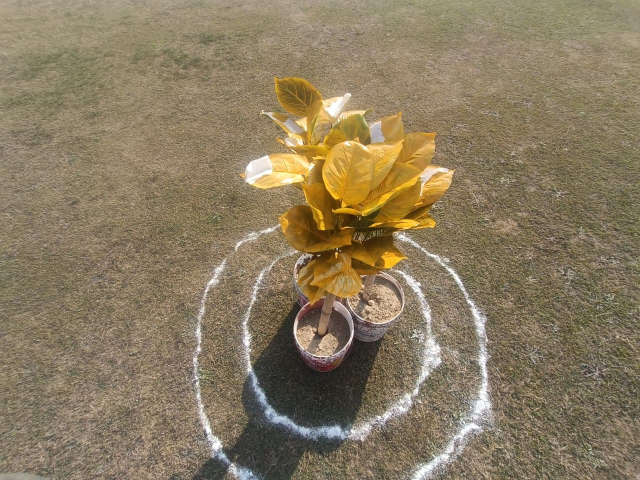
#> input picture scan_drone/image_processing/WhatsApp Image 2026-01-12 at 17.35.58.jpeg, 1280 x 960 px (shown at 1/2 size)
$ python spot_visualizer.py
#> lines starting #> are read from the running program, lines starting #| are printed output that depends on the picture; after the words box and inside, x2 and y2 are one past the last pixel; in counts of white or black regions, pixels touching at a corner belong together
#> in main, image is the input picture: shape (960, 1280, 3); mean B, G, R 96.4, 123.3, 138.1
### scan_drone/image_processing/color_detector.py
import cv2
import numpy as np
from typing import List, Tuple
import logging

# Handle imports for both package and direct execution
# [11 lines that do not run on import are left out]

class ColorDetector:
    """Detects yellow spots in images using HSV color space."""

    def __init__(self, lower_yellow: Tuple[int, int, int] = (20, 15, 200),
                 upper_yellow: Tuple[int, int, int] = (36, 240, 255),
                 min_area: int = 500,
                 max_area: int = 50000000):
        """
        Initialize color detector.

        Args:
            lower_yellow: Lower HSV threshold for yellow detection
            upper_yellow: Upper HSV threshold for yellow detection
            min_area: Minimum contour area to consider as a spot
            max_area: Maximum contour area to consider as a spot
        """
        self.lower_yellow = np.array(lower_yellow)
        self.upper_yellow = np.array(upper_yellow)
        self.min_area = min_area
        self.max_area = max_area
        self.logger = get_logger()

    def detect_yellow_spots(self, image: np.ndarray) -> Tuple[List[Tuple[int, int]], List[np.ndarray], np.ndarray]:
        """
        Detect yellow spots in the image.

        Args:
            image: Input BGR image

        Returns:
            Tuple of (centers, contours, mask)
        """
        try:
            if image is None or image.size == 0:
                self.logger.warning("Empty image received for detection")
                return [], [], np.zeros((100, 100), dtype=np.uint8)

            # Convert to HSV color space
            hsv_image = cv2.cvtColor(image, cv2.COLOR_BGR2HSV)
#> hsv_image: shape (960, 1280, 3); mean H, S, V 22, 78.1, 138.4

            # Create mask for yellow color
            mask = cv2.inRange(hsv_image, self.lower_yellow, self.upper_yellow)
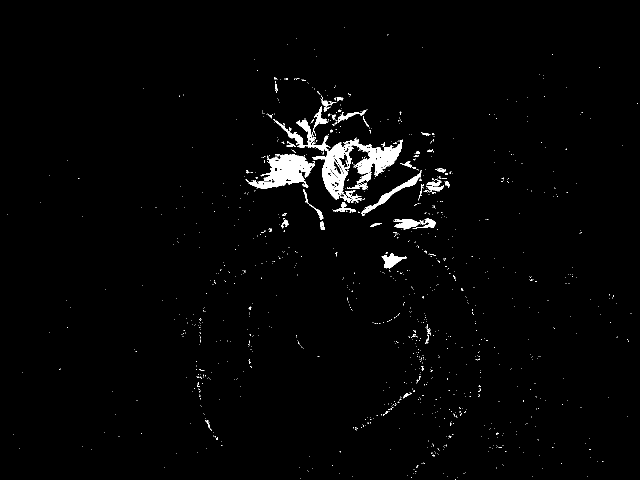
#> mask: shape (960, 1280) (shown at 1/2 size); 1.8% white; 1114 white regions (1069 under 20 px), largest, box (x1, y1, x2, y2) and area: (546, 238, 806, 406) 8713, (491, 308, 630, 378) 4645, (722, 341, 844, 432) 1205

            # Apply morphological operations to clean up mask
            kernel = np.ones((5, 5), np.uint8)
            mask = cv2.morphologyEx(mask, cv2.MORPH_CLOSE, kernel)
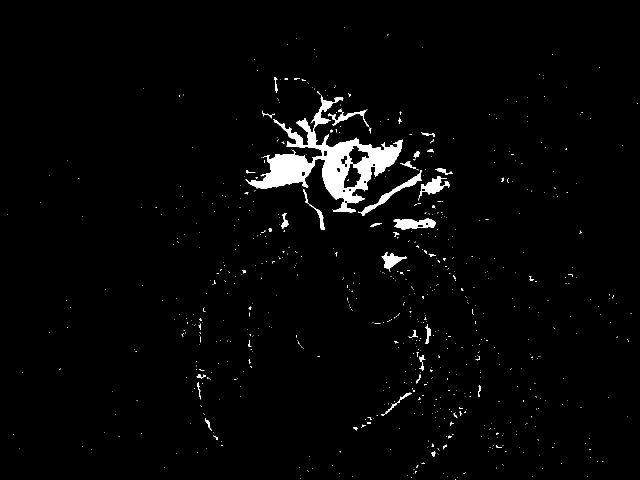
#> mask: shape (960, 1280) (shown at 1/2 size); 2.3% white; 721 white regions (669 under 20 px), largest, box (x1, y1, x2, y2) and area: (491, 191, 806, 425) 18780, (716, 341, 844, 432) 1330, (787, 437, 872, 459) 1219
            mask = cv2.morphologyEx(mask, cv2.MORPH_OPEN, kernel)
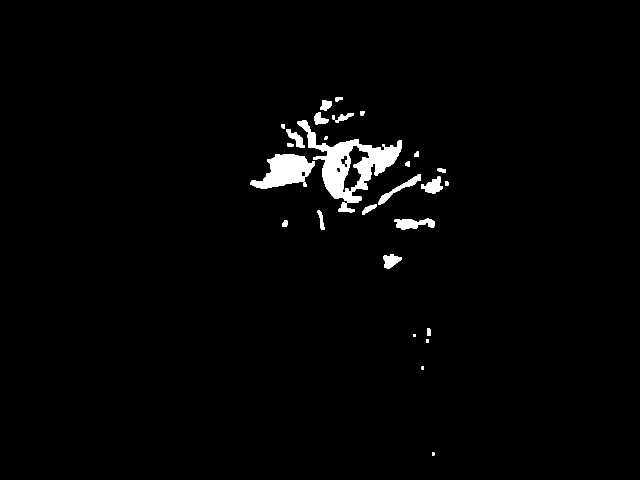
#> mask: shape (960, 1280) (shown at 1/2 size); 1.9% white; 31 white regions

            # Find contours
            contours, _ = cv2.findContours(mask, cv2.RETR_EXTERNAL, cv2.CHAIN_APPROX_SIMPLE)
#> contours = 31 contours, 1 with area under 20; largest, box (x1, y1, x2, y2) and area: (595, 240, 804, 406) 12625, (500, 308, 630, 377) 4866, (789, 437, 870, 459) 1020, (756, 348, 842, 409) 879, (842, 353, 886, 387) 748

            valid_centers = []
            valid_contours = []

            for contour in contours:
                area = cv2.contourArea(contour)

                # Filter by area
                if self.min_area <= area <= self.max_area:
                    M = cv2.moments(contour)
                    if M["m00"] != 0:
                        cX = int(M["m10"] / M["m00"])
                        cY = int(M["m01"] / M["m00"])
                        valid_centers.append((cX, cY))
                        valid_contours.append(contour)
#> this loop made 31 passes
#> (area, cX, cY) on passes 6, 8, 14, 15, 18, 23, 25: (628, 781, 521), (1019.5, 826, 446), (747.5, 865, 372), (879, 799, 377), (4866, 570, 341), (502, 591, 276), (12625, 701, 329)
#> (the rest of the program and of its run is left out)
